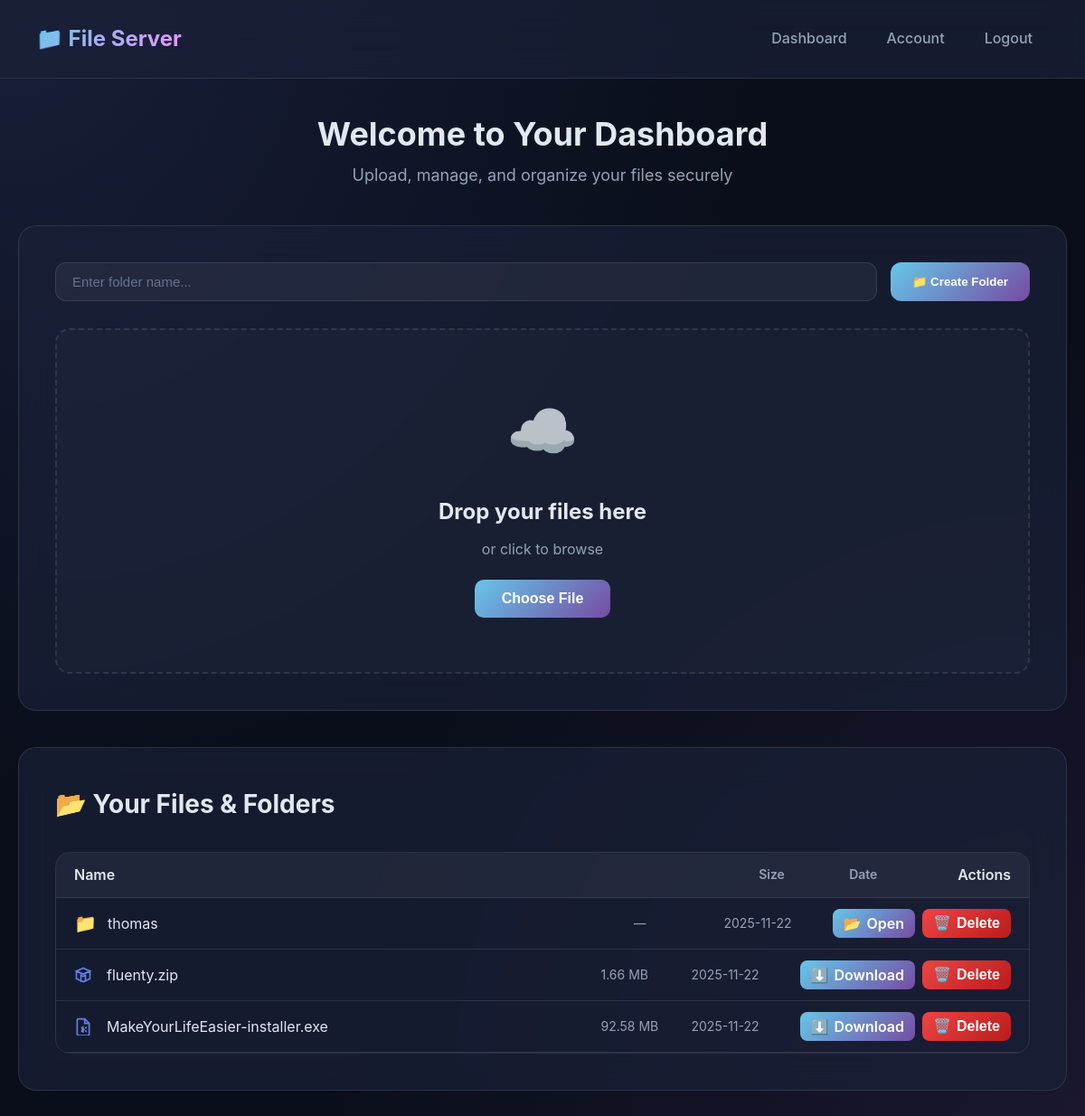
The app's page /dashboard (signed in) with its own data.
### tables this page shows
CREATE TABLE folders (
                id INTEGER PRIMARY KEY AUTOINCREMENT,
                name TEXT NOT NULL,
                user_id INTEGER NOT NULL,
                parent_id INTEGER,
                created TIMESTAMP DEFAULT CURRENT_TIMESTAMP,
                FOREIGN KEY (user_id) REFERENCES users(id),
                FOREIGN KEY (parent_id) REFERENCES folders(id)
            );

CREATE TABLE files (
                id INTEGER PRIMARY KEY AUTOINCREMENT,
                original_name TEXT NOT NULL,
                stored_name TEXT NOT NULL,
                user_id INTEGER NOT NULL,
                folder_id INTEGER,
                size INTEGER NOT NULL,
                mimetype TEXT NOT NULL,
                uploaded TIMESTAMP DEFAULT CURRENT_TIMESTAMP,
                FOREIGN KEY (user_id) REFERENCES users(id),
                FOREIGN KEY (folder_id) REFERENCES folders(id)
            );

### file_upload_server/server.py (the view, shortened to what this page needs)
@app.route('/dashboard')
@app.route('/dashboard/<int:folder_id>')
def dashboard(folder_id=None):
    if 'user_id' not in session:
        return redirect(url_for('signin'))
    with get_db() as conn:
        current_folder = None
        breadcrumbs = []
        folders = conn.execute(
            'SELECT * FROM folders WHERE user_id = ? AND parent_id IS ? ORDER BY name',
            (session['user_id'], folder_id)
        ).fetchall()
        files = conn.execute(
            'SELECT * FROM files WHERE user_id = ? AND folder_id IS ? ORDER BY uploaded DESC',
            (session['user_id'], folder_id)
        ).fetchall()
    return render_template('dashboard.html',
                         files=files,
                         folders=folders,
                         current_folder=current_folder,
                         breadcrumbs=breadcrumbs)

### file_upload_server/server.py (called while the page is built)
@contextmanager
def get_db():
    conn = sqlite3.connect(app.config['DATABASE'])
    conn.row_factory = sqlite3.Row
    try:
        yield conn
        conn.commit()
    except Exception as e:
        conn.rollback()
        raise e
    finally:
        conn.close()

@app.before_request
def check_email_verified():
    if 'user_id' in session and request.endpoint not in ['static', 'verify_email', 'verify_pending', 'logout', 'signin', 'resend_verification', 'verify_code']:
        with get_db() as conn:
            user = conn.execute('SELECT email_verified FROM users WHERE id = ?', (session['user_id'],)).fetchone()
            if user and not user['email_verified'] and request.endpoint != 'verify_pending':
                return redirect(url_for('verify_pending'))

### file_upload_server/templates/dashboard.html (shortened to what this page needs)
<!DOCTYPE html>
<html lang="el">
<head>
    <link rel="stylesheet" href="{{ url_for('static', filename='css/style.css') }}">
</head>
<body class="dashboard">
    <nav class="navbar">
        <div class="navbar-brand">📁 File Server</div>
        <div class="navbar-menu">
            <a href="{{ url_for('dashboard') }}">Dashboard</a>
            <a href="{{ url_for('account') }}">Account</a>
            <a href="{{ url_for('logout') }}">Logout</a>
        </div>
    </nav>
    <div class="container">
        <div class="dashboard-header">
            <h1>Welcome to Your Dashboard</h1>
            <p>Upload, manage, and organize your files securely</p>
        </div>
        <div class="upload-section">
            <div class="upload-controls">
                <input type="text"
                       id="folderNameInput"
                       class="folder-input"
                       placeholder="Enter folder name...">
                <button onclick="createFolder()" class="btn-create-folder">
                    📁 Create Folder
                </button>
            </div>
            <div class="upload-area" id="uploadArea">
                <div class="upload-icon">☁️</div>
                <h3>Drop your files here</h3>
                <p>or click to browse</p>
                <button type="button" class="upload-btn">Choose File</button>
            </div>
        </div>
        <div class="files-section">
            {% if folders or files %}
                <h2>📂 {{ 'Current Folder' if current_folder else 'Your Files & Folders' }}</h2>
                <div class="item-table">
                    <div class="table-header">
                        <div class="col-name">Name</div>
                        <div class="col-size">Size</div>
                        <div class="col-date">Date</div>
                        <div class="col-actions">Actions</div>
                    </div>
                    {% for folder in folders %}
                    <div class="table-row folder-row">
                        <div class="col-name">
                            <span class="table-icon">📁</span>
                            <span class="name-text">{{ folder.name }}</span>
                        </div>
                        <div class="col-size">—</div>
                        <div class="col-date">{{ folder.created.split(' ')[0] }}</div>
                        <div class="col-actions">
                            <a href="{{ url_for('dashboard', folder_id=folder.id) }}" class="btn-open">
                                <span class="action-icon">📂</span>
                                <span class="action-text">Open</span>
                            </a>
                            <button onclick="deleteFolder('{{ folder.id }}')" class="btn-delete">
                                <span class="action-icon">🗑️</span>
                                <span class="action-text">Delete</span>
                            </button>
                        </div>
                    </div>
                    {% endfor %}
                    {% for file in files %}
                    {% set ext = file.original_name.rsplit('.', 1)[-1].lower() if '.' in file.original_name else '' %}
                    {% set icon_path = 'icons/default.svg' %}
                    {% if ext in ['jpg','jpeg','png','gif','bmp','tiff','webp'] or file.mimetype.startswith('image/') %}
                        {% set icon_path = 'icons/image.svg' %}
                    {% elif ext in ['mp4','avi','mkv','mov','wmv','flv','m4v'] or file.mimetype.startswith('video/') %}
                        {% set icon_path = 'icons/video.svg' %}
                    {% elif ext in ['mp3','wav','flac','aac','ogg','m4a'] or file.mimetype.startswith('audio/') %}
                        {% set icon_path = 'icons/audio.svg' %}
                    {% elif ext in ['pdf'] or 'pdf' in file.mimetype %}
                        {% set icon_path = 'icons/document.svg' %}
                    {% elif ext in ['zip','rar','7z','tar','gz','bz2','xz'] or 'zip' in file.mimetype or 'rar' in file.mimetype %}
                        {% set icon_path = 'icons/archive.svg' %}
                    {% elif ext in ['doc','docx','odt','rtf','txt'] or 'word' in file.mimetype or 'document' in file.mimetype %}
                        {% set icon_path = 'icons/document.svg' %}
                    {% elif ext in ['xls','xlsx','csv','ods'] or 'excel' in file.mimetype or 'sheet' in file.mimetype %}
                        {% set icon_path = 'icons/spreadsheet.svg' %}
                    {% elif ext in ['exe','msi','dmg','pkg','apk','app'] %}
                        {% set icon_path = 'icons/executable.svg' %}
                    {% elif ext in ['py','js','ts','jsx','tsx','html','css','c','cpp','cc','cxx','java','cs','rb','go','rs','php','swift','kt','kts','dart','scala','lua','json','xml','yaml','yml'] %}
                        {% set icon_path = 'icons/code.svg' %}
                    {% endif %}
                    {% set is_audio = ext in ['mp3','wav','flac','aac','ogg','m4a'] or file.mimetype.startswith('audio/') %}
                    {% set is_image = ext in ['jpg','jpeg','png','gif','bmp','tiff','webp'] or file.mimetype.startswith('image/') %}
                    {% set supported_video_exts = ['mp4','m4v','mov','webm','ogv','ogg'] %}
                    {% set can_preview_video = ext in supported_video_exts or file.mimetype in ['video/mp4','video/webm','video/ogg','video/quicktime'] %}
                    {% set previewable = can_preview_video or is_audio or is_image %}
                    <div class="table-row file-row">
                        <div class="col-name">
                            <img src="{{ url_for('static', filename=icon_path) }}" alt="icon" class="table-icon-img">
                            {% if previewable %}
                                <a href="{{ url_for('view_file', file_id=file.id) }}" class="name-text file-link">{{ file.original_name }}</a>
                            {% else %}
                                <span class="name-text">{{ file.original_name }}</span>
                            {% endif %}
                        </div>
                        <div class="col-size">
                            {% if file.size >= 1024 * 1024 * 1024 %}
                                {{ (file.size / 1024 / 1024 / 1024) | round(2) }} GB
                            {% elif file.size >= 1024 * 1024 %}
                                {{ (file.size / 1024 / 1024) | round(2) }} MB
                            {% elif file.size >= 1024 %}
                                {{ (file.size / 1024) | round(2) }} KB
                            {% else %}
                                {{ file.size }} B
                            {% endif %}
                        </div>
                        <div class="col-date">{{ file.uploaded.split(' ')[0] }}</div>
                        <div class="col-actions">
                            <a href="{{ url_for('download_file', file_id=file.id) }}" class="btn-download">
                                <span class="action-icon">⬇️</span>
                                <span class="action-text">Download</span>
                            </a>
                            <button onclick="deleteFile('{{ file.id }}')" class="btn-delete">
                                <span class="action-icon">🗑️</span>
                                <span class="action-text">Delete</span>
                            </button>
                        </div>
                    </div>
                    {% endfor %}
                </div>
            {% else %}
                <div class="empty-state">
                    <div class="empty-state-icon">🔭</div>
                    <h3>No files or folders yet</h3>
                    <p>Create a folder or upload your first file to get started!</p>
                </div>
            {% endif %}
        </div>
    </div>
</body>
</html>

### records on screen
folders: name "thomas", created "2025-11-22"
files: shows a picture, original_name "fluenty.zip", (file.size/1024/1024)|round(2) "1.66", uploaded "2025-11-22"
files: shows a picture, original_name "MakeYourLifeEasier-installer.exe", (file.size/1024/1024)|round(2) "92.58", uploaded "2025-11-22"

### other values on screen
{{ 'Current Folder' if current_folder else 'Your Files & Folders' }} "Your Files & Folders"
